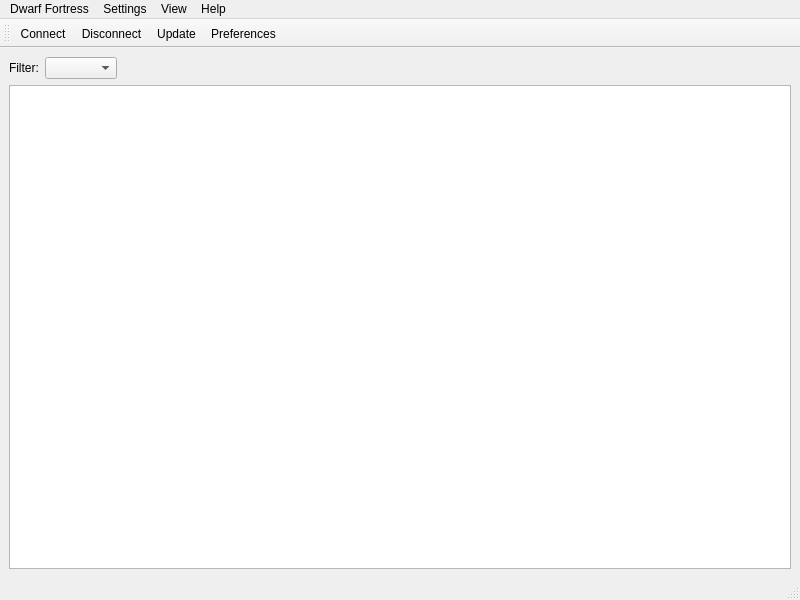
<?xml version="1.0" encoding="UTF-8"?>
<ui version="4.0">
 <class>MainWindow</class>
 <widget class="QMainWindow" name="MainWindow">
  <property name="geometry">
   <rect>
    <x>0</x>
    <y>0</y>
    <width>800</width>
    <height>600</height>
   </rect>
  </property>
  <property name="windowTitle">
   <string>Work Detail Test</string>
  </property>
  <widget class="QWidget" name="centralwidget">
   <layout class="QVBoxLayout" name="verticalLayout">
    <item>
     <layout class="QHBoxLayout" name="horizontalLayout">
      <item>
       <widget class="QLabel" name="filter_label">
        <property name="text">
         <string>Filter:</string>
        </property>
       </widget>
      </item>
      <item>
       <widget class="QComboBox" name="filter_cb"/>
      </item>
      <item>
       <spacer name="horizontalSpacer">
        <property name="orientation">
         <enum>Qt::Horizontal</enum>
        </property>
        <property name="sizeHint" stdset="0">
         <size>
          <width>40</width>
          <height>20</height>
         </size>
        </property>
       </spacer>
      </item>
     </layout>
    </item>
    <item>
     <widget class="GridView" name="view">
      <property name="mouseTracking">
       <bool>true</bool>
      </property>
      <property name="selectionMode">
       <enum>QAbstractItemView::ExtendedSelection</enum>
      </property>
      <property name="sortingEnabled">
       <bool>true</bool>
      </property>
      <attribute name="headerStretchLastSection">
       <bool>false</bool>
      </attribute>
     </widget>
    </item>
   </layout>
  </widget>
  <widget class="QMenuBar" name="menubar">
   <property name="geometry">
    <rect>
     <x>0</x>
     <y>0</y>
     <width>800</width>
     <height>28</height>
    </rect>
   </property>
   <widget class="QMenu" name="connection_menu">
    <property name="title">
     <string>Dwarf Fortress</string>
    </property>
    <addaction name="connect_action"/>
    <addaction name="advanced_connection_action"/>
    <addaction name="separator"/>
    <addaction name="update_action"/>
    <addaction name="separator"/>
    <addaction name="disconnect_action"/>
   </widget>
   <widget class="QMenu" name="view_menu">
    <property name="title">
     <string>View</string>
    </property>
   </widget>
   <widget class="QMenu" name="settings_menu">
    <property name="title">
     <string>Settings</string>
    </property>
    <addaction name="preferences_action"/>
   </widget>
   <widget class="QMenu" name="help_menu">
    <property name="title">
     <string>Help</string>
    </property>
    <addaction name="about_action"/>
   </widget>
   <addaction name="connection_menu"/>
   <addaction name="settings_menu"/>
   <addaction name="view_menu"/>
   <addaction name="help_menu"/>
  </widget>
  <widget class="QStatusBar" name="statusbar"/>
  <widget class="QToolBar" name="toolbar">
   <property name="windowTitle">
    <string>toolBar</string>
   </property>
   <attribute name="toolBarArea">
    <enum>TopToolBarArea</enum>
   </attribute>
   <attribute name="toolBarBreak">
    <bool>false</bool>
   </attribute>
   <addaction name="connect_action"/>
   <addaction name="disconnect_action"/>
   <addaction name="update_action"/>
   <addaction name="preferences_action"/>
  </widget>
  <action name="connect_action">
   <property name="text">
    <string>Connect</string>
   </property>
   <property name="menuRole">
    <enum>QAction::NoRole</enum>
   </property>
  </action>
  <action name="advanced_connection_action">
   <property name="text">
    <string>Advanced connection...</string>
   </property>
   <property name="menuRole">
    <enum>QAction::NoRole</enum>
   </property>
  </action>
  <action name="disconnect_action">
   <property name="text">
    <string>Disconnect</string>
   </property>
   <property name="menuRole">
    <enum>QAction::NoRole</enum>
   </property>
  </action>
  <action name="update_action">
   <property name="text">
    <string>Update</string>
   </property>
   <property name="menuRole">
    <enum>QAction::NoRole</enum>
   </property>
  </action>
  <action name="preferences_action">
   <property name="text">
    <string>Preferences...</string>
   </property>
   <property name="menuRole">
    <enum>QAction::PreferencesRole</enum>
   </property>
  </action>
  <action name="about_action">
   <property name="icon">
    <iconset theme="help-about"/>
   </property>
   <property name="text">
    <string>About...</string>
   </property>
   <property name="menuRole">
    <enum>QAction::AboutRole</enum>
   </property>
  </action>
 </widget>
 <customwidgets>
  <customwidget>
   <class>GridView</class>
   <extends>QTreeView</extends>
   <header>GridView.h</header>
  </customwidget>
 </customwidgets>
 <resources/>
 <connections/>
</ui>
